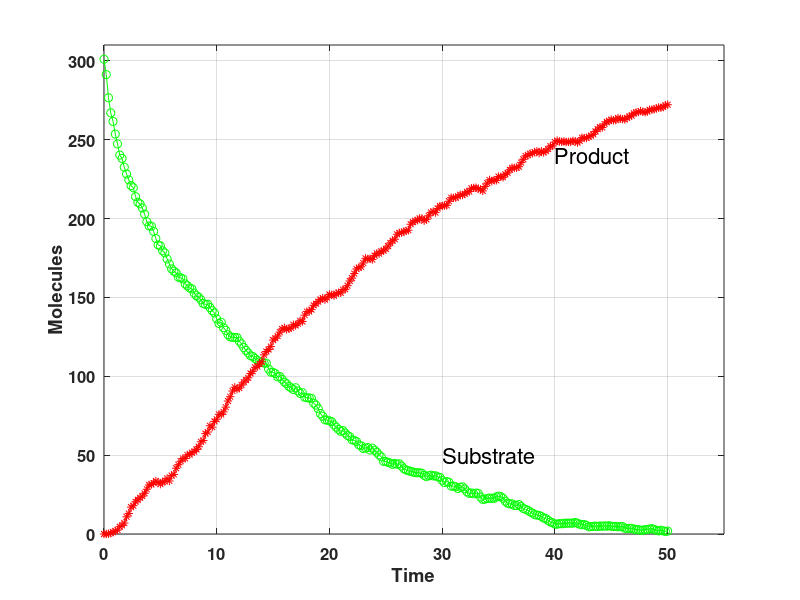

MATLAB code to generate this figure:
%CLE_PLOT.M
%
% Simple implementation of Euler--Maruyama to simulate the 
% Chemical Langevin Equation for the Michaelis-Menten system.
%
% Parameters from Chapter 7 of 
%      Stochastic Modelling for Systems Biology,
%      by Darren J. Wilkinson, Chapman & Hall/CRC, 2006.
%
% Downloadable from 
%    http://www.maths.strath.ac.uk/~aas96106/algfiles.html
% This is an extyended version of cle_mm.m that 
% produces graphical output. There is an accompanying paper
% to appear in SIAM Review, Education section.
%
% D J Higham, 2006.

clf

randn('state',100)

%stoichiometric matrix
V = [-1 1 0; -1 1 1; 1 -1 -1; 0 0 1];

%%%%%%%%%% Parameters and Initial Conditions %%%%%%%%%
nA = 6.023e23;             % Avagadro's number
vol = 1e-15;               % volume of system
Y = zeros(4,1);
Y(1) = round(5e-7*nA*vol); % molecules of substrate
Y(2) = round(2e-7*nA*vol); % molecules of enzyme 
c(1) = 1e6/(nA*vol); c(2) = 1e-4; c(3) = 0.1;

tfinal = 50;
L = 250;
tau = tfinal/L;    % stepsize

Yvals = zeros(4,L+1);
Yvals(1,1) = Y(1);
Yvals(2,1) = Y(2);
for k = 1:L
     a(1) = c(1)*Y(1)*Y(2);
     a(2) = c(2)*Y(3);
     a(3) = c(3)*Y(3);
     d(1) = tau*a(1) + sqrt(abs(tau*a(1)))*randn;
     d(2) = tau*a(2) + sqrt(abs(tau*a(2)))*randn;
     d(3) = tau*a(3) + sqrt(abs(tau*a(3)))*randn;
     Y = Y + d(1)*V(:,1) + d(2)*V(:,2) + d(3)*V(:,3);

     Yvals(:,k+1) = Y;
end

tvals = [0:tau:tfinal];
plot(tvals,Yvals(1,:),'go-')
hold on
plot(tvals,Yvals(4,:),'r*-')

axis([0 55 0 310])

xlabel('Time','FontSize',14)
ylabel('Molecules','FontSize',14)

set(gca,'FontWeight','Bold','FontSize',12)
grid on

text(40,240,'Product','FontSize',16)
text(30,50,'Substrate','FontSize',16)
